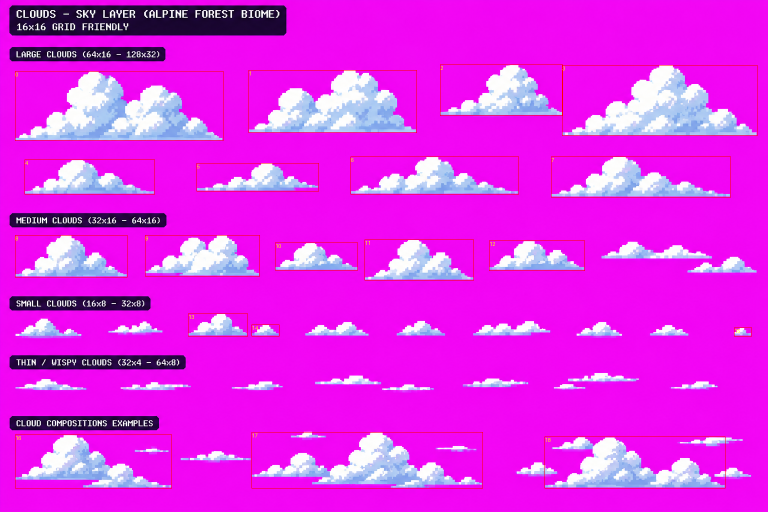
#> input picture tiles_done/biome_alpine_forest/catalog/background_clouds/_contact_sheet.png, 1536 x 1024 px (shown at 1/2 size)
$ python extract_frames.py tiles_done/biome_alpine_forest/catalog/background_clouds/_contact_sheet.png
#> lines starting #> are read from the running program, lines starting #| are printed output that depends on the picture; after the words box and inside, x2 and y2 are one past the last pixel; in counts of white or black regions, pixels touching at a corner belong together
#> in main, img is the input picture: PIL image 1536x1024 RGB; mean R, G, B 226.7, 41.5, 234.3
### centering.py
#!/usr/bin/env python3
"""
Cross-frame character centering.

Once every frame of an animation state has been cropped into one uniform
canvas, we still need each frame's character to sit at the SAME horizontal
position, or the sprite jitters side to side during playback. The hard
part: transient stuff -- a billowing cape, swinging hands, flying hair, a
held item -- is not part of the "character position" but naive measures
get dragged around by it.

Methods, best -> simplest:

  feature   ORB keypoint matches between each frame and a reference frame;
            the horizontal shift is the MAD-robust median of matched-point
            dx. Keypoints on the rigid core (face, eyes, collar, belt)
            match consistently and agree on one shift; keypoints on the
            cape / hair / hands are inconsistent frame to frame and fall
            outside the robust band, so they're ignored. Handles front
            views, side walks and jumps with no anatomy assumptions.
            Needs OpenCV; individual frames with too few matches fall back
            to `centroid`, and if OpenCV is missing the whole run does.

  centroid  Center of mass of the silhouette, restricted to a head+torso
            vertical band (skip the top hair spikes and the leg/foot zone
            where a stride dominates). Pure NumPy. A large one-sided cape
            still pulls it a little, but far less than bbox.

  bbox      Midpoint of the full silhouette bounding box -- the original
            behavior. Any one-sided appendage moves it by half the
            appendage's reach. Kept for comparison and as a last resort.

Only a HORIZONTAL offset is estimated and applied. Vertical position is
left exactly as authored so jump arcs and crouches survive (same contract
as extract_frames).
"""
import numpy as np

BG_EXACT = (0, 255, 0)

# head+torso band as fractions of the per-frame silhouette height:
# skip the top (hair spikes vary a lot) and stop above the legs.
_CORE_TOP = 0.10
_CORE_BOT = 0.58


def _silhouette_rows(mask):
    rows = np.where(mask.any(axis=1))[0]
    if len(rows) == 0:
        return None
    return rows[0], rows[-1]


def _bbox_mid(mask):
    cols = np.where(mask.any(axis=0))[0]
    if len(cols) == 0:
        return mask.shape[1] / 2.0
    return (cols[0] + cols[-1]) / 2.0


def _core_band(mask):
    yr = _silhouette_rows(mask)
    if yr is None:
        return 0, mask.shape[0]
    y0, y1 = yr
    h = y1 - y0
    a = int(round(y0 + _CORE_TOP * h))
    b = int(round(y0 + _CORE_BOT * h))
    return a, max(b, a + 1)


def _core_centroid(mask):
    """Mean x of foreground pixels inside the head+torso band. Falls back
    to the whole silhouette, then the canvas center, if that band is
    empty."""
    a, b = _core_band(mask)
    band = mask[a:b]
    xs = np.nonzero(band)[1]
    if len(xs) == 0:
        xs = np.nonzero(mask)[1]
    if len(xs) == 0:
        return mask.shape[1] / 2.0
    return float(xs.mean())


# --------------------------------------------------------------------------
# per-method offset estimators. Each returns a float ndarray of length
# n_frames: the x offset (pixels, +right) to add to that frame so the
# character lands centered.
# --------------------------------------------------------------------------

def _offsets_bbox(masks, W):
    return np.array([W / 2.0 - _bbox_mid(m) for m in masks])


def _offsets_centroid(masks, W):
    return np.array([W / 2.0 - _core_centroid(m) for m in masks])


# [70 lines left out: functions _pick_reference, _offsets_feature, not called in this run]


# --------------------------------------------------------------------------
# public API
# --------------------------------------------------------------------------

# if the raw silhouettes barely move frame to frame (spread below this, in
# source px) the state is already aligned -- skip the feature step, whose
# keypoint noise could otherwise inject a jitter that wasn't there.
_LOW_DRIFT_PX = 3.0


def compute_offsets(frames_rgb, masks, method="feature"):
    """Estimate an integer horizontal offset per frame.

    Returns (offsets:list[int], method_used:str). `method_used` may differ
    from `method`: `feature` downgrades to `centroid` if OpenCV is
    missing, or if the state has no real drift to correct.
    """
    W = masks[0].shape[1]
    method_used = method

    if method == "feature":
        bbox_off = _offsets_bbox(masks, W)
        drift = float(bbox_off.max() - bbox_off.min())
        if drift <= _LOW_DRIFT_PX:
            method_used = f"centroid (feature skipped: drift {drift:.1f}px)"
            offs = _offsets_centroid(masks, W)
        else:
            offs = _offsets_feature(frames_rgb, masks, W)
            if offs is None:
                method_used = "centroid (feature: OpenCV not installed)"
                offs = _offsets_centroid(masks, W)
    elif method == "centroid":
        offs = _offsets_centroid(masks, W)
    elif method == "bbox":
        offs = _offsets_bbox(masks, W)
    else:
        raise ValueError(f"unknown centering method: {method!r}")

    # global recenter: after shifting, the mean core-centroid should sit on
    # the canvas center (keeps the group from drifting off to one side).
    shifted_centroids = np.array([_core_centroid(m) + o
                                  for m, o in zip(masks, offs)])
    offs = offs - (shifted_centroids.mean() - W / 2.0)

    return [int(round(o)) for o in offs], method_used


def apply_offsets(frames_rgb, masks, offsets, bg_rgb=BG_EXACT):
    """Roll each frame (and its mask) horizontally by its offset, filling
    the exposed edge with the background color. Returns new lists."""
    out_rgb, out_mask = [], []
    bg = np.array(bg_rgb, dtype=np.uint8)
    for rgb, m, dx in zip(frames_rgb, masks, offsets):
        r = np.roll(rgb, dx, axis=1)
        mm = np.roll(m, dx, axis=1)
        if dx > 0:
            r[:, :dx] = bg
            mm[:, :dx] = False
        elif dx < 0:
            r[:, dx:] = bg
            mm[:, dx:] = False
        out_rgb.append(r)
        out_mask.append(mm)
    return out_rgb, out_mask


# [20 lines left out: function residual_core_jitter, not called in this run]

### extract_frames.py
#!/usr/bin/env python3
"""
Sprite sheet frame extractor with horizontal drift correction.

Reads a multi-row sprite sheet (one animation state per row, frames left-to-right
within each row) on a flat chroma-green background, and:

1. Auto-detects row bands (animation states) via horizontal projection of
   non-background pixels.
2. Auto-detects frame column bands within each row via vertical projection.
3. For each frame: crops using the FULL row's vertical extent (not a per-frame
   bbox) so vertical motion within the animation (e.g. a jump) is preserved
   exactly as authored -- only horizontal position is corrected.
4. Horizontally re-centers each frame's character silhouette so it sits at a
   consistent x-position across all frames of that state (removes drift from
   frame to frame), using a uniform canvas width for the whole state.
5. Outputs each frame as its own PNG, plus a QA contact sheet with detected
   boundaries drawn on top for visual verification.

If auto-detection produces the wrong number of bands/frames for a given sheet
(e.g. frames touch, or there's stray noise), pass --rows or --cols-per-row
overrides -- see the __main__ section / --help.
"""
import argparse
import numpy as np
from PIL import Image, ImageDraw

import centering

BG_EXACT = (0, 255, 0)


def is_background(arr, g_thresh=115, margin=42):
    """Boolean mask: True where pixel is chroma-green background. The key is
    wide on purpose -- the source green runs from bright lime to a murky
    dark green along edges -- so this catches a pixel wherever green
    clearly leads red and blue. Keep in sync with pixelate.is_background."""
#> called with g_thresh = 115, margin = 42
    r, g, b = arr[:, :, 0].astype(int), arr[:, :, 1].astype(int), arr[:, :, 2].astype(int)
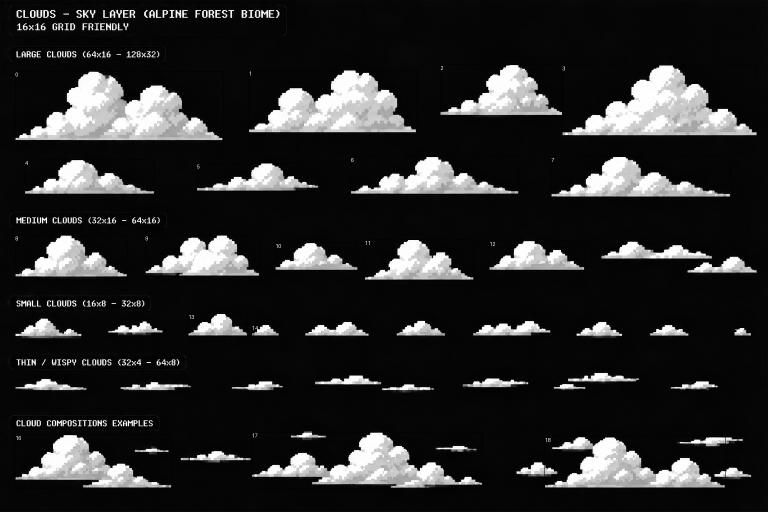
#> g: shape (1024, 1536) int64 (shown at 1/2 size); min 0, max 255, mean 41.5
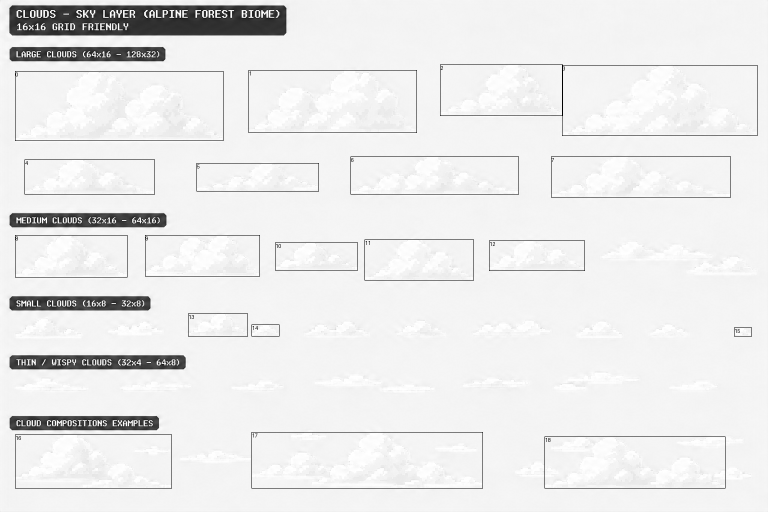
#> b: shape (1024, 1536) int64 (shown at 1/2 size); min 0, max 255, mean 234.3
    return (g > g_thresh) & (g > r + margin) & (g > b + margin)
#> returned value: shape (1024, 1536) bool; every value is 0
#> in main, `is_char = ~is_background(arr)`: is_char: shape (1024, 1536) bool; every value is 1


def find_bands(mask_1d):
    """Given a 1D boolean array, return list of (start, end) inclusive index
    ranges for contiguous True runs."""
    bands = []
    in_band = False
    start = 0
    for i, v in enumerate(mask_1d):
        if v and not in_band:
            start = i
            in_band = True
        if not v and in_band:
            bands.append((start, i - 1))
            in_band = False
    if in_band:
        bands.append((start, len(mask_1d) - 1))
    return bands


def _bands_from_counts(counts, min_frac=0.12, min_span=4):
    """Bands of a 1-D projection, but robust to noise: a slot counts as
    'occupied' only if it has more than a small fraction of the peak's
    pixels (kills a stray AA speck or a motion-blur wisp bridging two
    frames), and any resulting band narrower than `min_frac` of the widest
    band (or `min_span` px) is dropped as a sliver, not a real frame/row."""
#> called with counts = array of shape (1024,), min_frac = 0.12, min_span = 4
    counts = np.asarray(counts)
#> counts = 1024 values from 1536 to 1536
    peak = counts.max() if counts.size else 0
#> peak = 1536
    if peak <= 0:
        return []
    noise = max(1.0, 0.02 * peak)
#> noise = 30.72
    bands = find_bands(counts > noise)
#> the loop in find_bands, `for i, v in enumerate(mask_1d):` made 1024 passes
#> (start, in_band) on pass 1: (0, True)
#> after the loop in find_bands, `for i, v in enumerate(mask_1d):`: bands = []; in_band = True; start = 0
#> bands = [(0, 1023)]
    if not bands:
        return []
    widest = max(e - s + 1 for s, e in bands)
#> widest = 1024
    keep_min = max(min_span, int(min_frac * widest))
#> keep_min = 122
    return [(s, e) for s, e in bands if (e - s + 1) >= keep_min]


def detect_rows(is_char):
    return _bands_from_counts(is_char.sum(axis=1))


def detect_cols(is_char, row_top, row_bot):
    row_slice = is_char[row_top:row_bot + 1]
    return _bands_from_counts(row_slice.sum(axis=0))


def place_frames(arr, is_char, row_top, row_bot, col_bands, h_pad_frac=0.15,
                  v_pad_frac=0.15):
    """Crop every frame of one animation row into ONE uniform canvas,
    without any horizontal re-centering yet.

    Vertical: every frame uses the SAME [row_top, row_bot] slice from the
    source plus uniform top/bottom padding, so vertical motion (jump arcs
    etc.) is preserved untouched.

    Horizontal: each frame's source strip is dropped in at a FIXED left
    margin (h_pad). Cross-frame alignment is a separate concern handled by
    the `centering` module, which reads the returned masks.

    Returns (frames_rgb, frames_mask, (canvas_w, canvas_h)) where
    frames_mask[i] is the boolean character mask of frames_rgb[i].
    """
    row_h = row_bot - row_top + 1
    max_frame_w = max(c2 - c1 + 1 for c1, c2 in col_bands)
    h_pad = int(max_frame_w * h_pad_frac)
    v_pad = int(row_h * v_pad_frac)
    canvas_w = max_frame_w + 2 * h_pad
    canvas_h = row_h + 2 * v_pad

    frames_rgb, frames_mask = [], []
    for (c1, c2) in col_bands:
        frame_src = arr[row_top:row_bot + 1, c1:c2 + 1]
        canvas = np.full((canvas_h, canvas_w, 3), BG_EXACT, dtype=np.uint8)
        src_w = frame_src.shape[1]
        canvas[v_pad:v_pad + row_h, h_pad:h_pad + src_w] = frame_src

        # re-clean any anti-aliased fringe introduced at crop edges
        cmask = is_background(canvas)
        canvas[cmask] = BG_EXACT

        frames_rgb.append(canvas)
        frames_mask.append(~cmask)

    return frames_rgb, frames_mask, (canvas_w, canvas_h)


def extract_state(arr, is_char, row_top, row_bot, col_bands, h_pad_frac=0.15,
                   v_pad_frac=0.15, state_name="state", center_method="bbox"):
    """Extract all frames for one animation row, cross-frame centered.

    Thin wrapper: place_frames() to crop into a uniform canvas, then the
    `centering` module to align the character across frames. Default
    method is "bbox" (the historical behavior); the full pipeline in
    main.py passes "feature".
    """
    frames_rgb, frames_mask, (canvas_w, canvas_h) = place_frames(
        arr, is_char, row_top, row_bot, col_bands, h_pad_frac, v_pad_frac)

    offsets, method_used = centering.compute_offsets(
        frames_rgb, frames_mask, method=center_method)
    frames_rgb, _ = centering.apply_offsets(frames_rgb, frames_mask, offsets)

    for idx, (c1, c2) in enumerate(col_bands):
        print(f"  {state_name} frame {idx}: src cols [{c1}:{c2}] "
              f"(w={c2 - c1 + 1}) -> canvas {canvas_w}x{canvas_h}, "
              f"centering[{method_used}] shift {offsets[idx]:+d}px")

    return frames_rgb


def make_contact_sheet(img, row_bands, col_bands_per_row, out_path):
    vis = img.convert("RGB").copy()
    draw = ImageDraw.Draw(vis)
    colors = ["red", "yellow", "cyan", "magenta", "orange", "white"]
    for r_i, (rtop, rbot) in enumerate(row_bands):
        draw.rectangle([0, rtop, vis.width - 1, rbot], outline="red", width=3)
        for c_i, (c1, c2) in enumerate(col_bands_per_row[r_i]):
            color = colors[c_i % len(colors)]
            draw.rectangle([c1, rtop, c2, rbot], outline=color, width=2)
            draw.text((c1 + 3, rtop + 3), str(c_i), fill=color)
    vis.save(out_path)
    print(f"QA contact sheet saved: {out_path}")


def main():
    ap = argparse.ArgumentParser(description=__doc__)
    ap.add_argument("input", help="Path to sprite sheet PNG")
    ap.add_argument("--out-dir", default="./frames_out")
    ap.add_argument("--state-names", nargs="*", default=None,
                     help="Names for each detected row, top to bottom, "
                          "e.g. --state-names walk jump")
    ap.add_argument("--h-pad-frac", type=float, default=0.15,
                     help="Horizontal padding as fraction of max frame width")
    ap.add_argument("--v-pad-frac", type=float, default=0.15,
                     help="Vertical padding as fraction of row height, "
                          "added equally top and bottom (does not affect "
                          "relative motion between frames)")
    args = ap.parse_args()

    import os
    os.makedirs(args.out_dir, exist_ok=True)

    img = Image.open(args.input).convert("RGB")
    arr = np.array(img)
    is_char = ~is_background(arr)

    row_bands = detect_rows(is_char)
#> row_bands = [(0, 1023)]
    print(f"Detected {len(row_bands)} row(s)/state(s): {row_bands}")
#| Detected 1 row(s)/state(s): [(0, 1023)]

    col_bands_per_row = []
    for (rtop, rbot) in row_bands:
        cb = detect_cols(is_char, rtop, rbot)
        col_bands_per_row.append(cb)
        print(f"  row y=[{rtop},{rbot}]: {len(cb)} frame(s)")
#> this loop made 1 pass
#> (rtop, rbot) on pass 1: (0, 1023)
#|   row y=[0,1023]: 1 frame(s)
#> after the loop, col_bands_per_row = [[(0, 1535)]]

    make_contact_sheet(img, row_bands, col_bands_per_row,
                        os.path.join(args.out_dir, "_contact_sheet.png"))
#> the loop in make_contact_sheet, `for r_i, (rtop, rbot) in enumerate(row_bands):` made 1 pass
#> (r_i, rtop, rbot) on pass 1: (0, 0, 1023)
#> in make_contact_sheet, `vis.save(out_path)`:
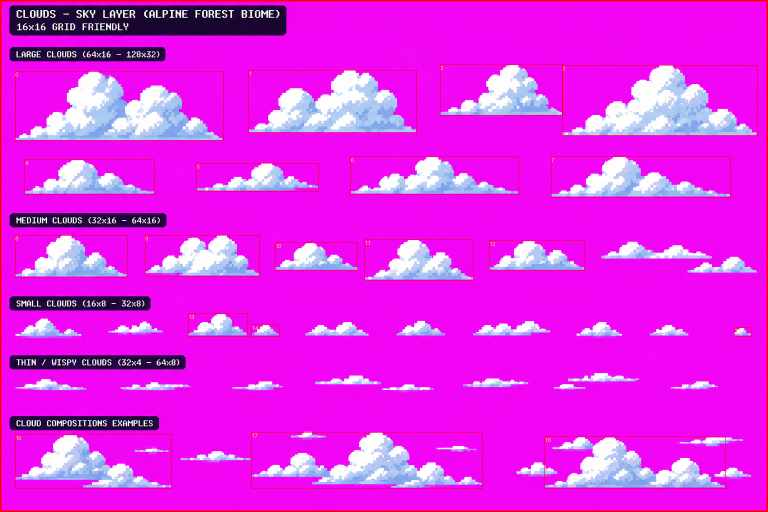
#> saved as _contact_sheet.png: PIL image 1536x1024 RGB (shown at 1/2 size); mean R, G, B 226.9, 41.5, 231.9

    names = args.state_names or [f"state{i}" for i in range(len(row_bands))]
#> names = ['state0']
    if len(names) != len(row_bands):
        print(f"WARNING: {len(names)} state names given but {len(row_bands)} "
              f"rows detected; falling back to generic names.")
        names = [f"state{i}" for i in range(len(row_bands))]

    for (rtop, rbot), col_bands, name in zip(row_bands, col_bands_per_row, names):
        frames = extract_state(arr, is_char, rtop, rbot, col_bands,
                                h_pad_frac=args.h_pad_frac,
                                v_pad_frac=args.v_pad_frac, state_name=name)
        for idx, frame in enumerate(frames):
            out_path = os.path.join(args.out_dir, f"{name}_{idx:02d}.png")
            Image.fromarray(frame).save(out_path)
#> this loop made 1 pass
#> (rtop, rbot, col_bands, name) on pass 1: (0, 1023, [(0, 1535)], 'state0')
#|   state0 frame 0: src cols [0:1535] (w=1536) -> canvas 1996x1330, centering[bbox] shift +0px
#> pass 1, in is_background (call 2), `r, g, b = arr[:, :, 0].astype(int), arr[:, :, 1].astype(int), arr[:, :..`:
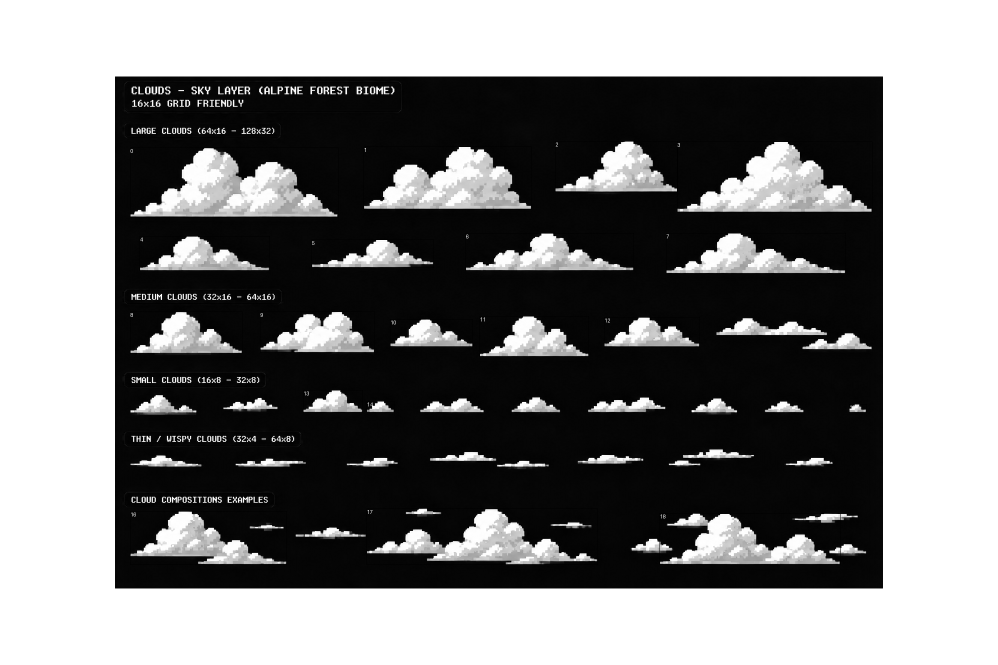
#> g: shape (1330, 1996) int64 (shown at 1/2 size); min 0, max 255, mean 128.5
#> pass 1, in is_background (call 2), `r, g, b = arr[:, :, 0].astype(int), arr[:, :, 1].astype(int), arr[:, :..`:
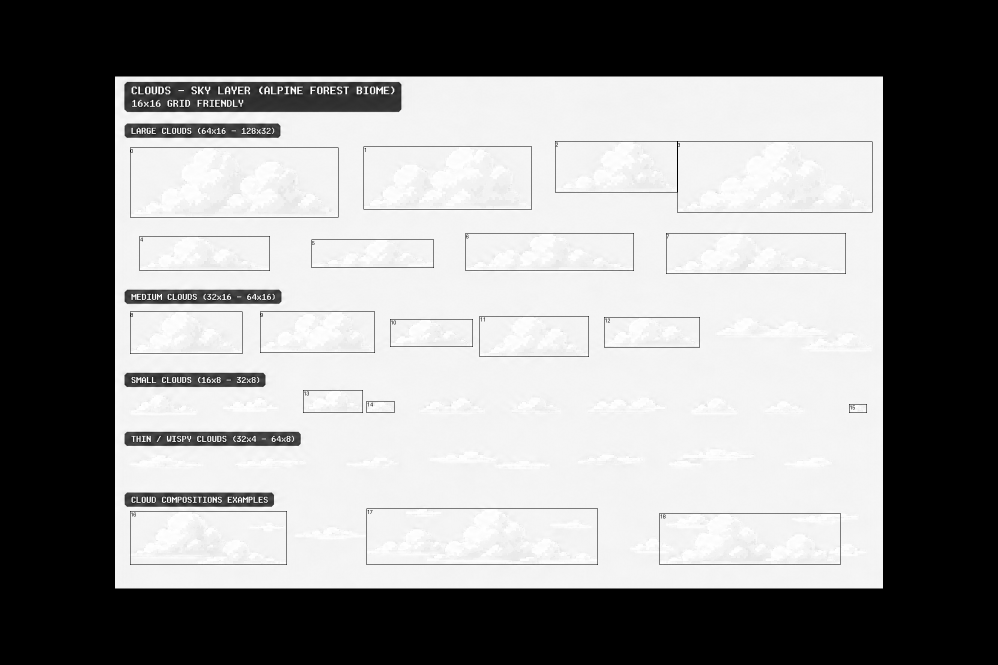
#> b: shape (1330, 1996) int64 (shown at 1/2 size); min 0, max 255, mean 138.8
#> pass 1, in _core_centroid, `band = mask[a:b]`:
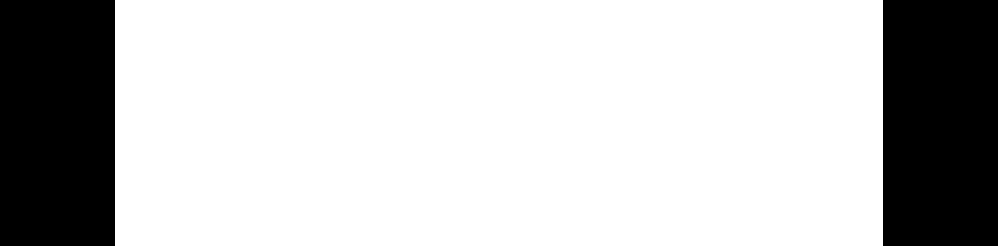
#> band: shape (491, 1996) bool (shown at 1/2 size); 77% white; 2 black regions, box (x1, y1, x2, y2) and area: (0, 0, 230, 491) 112930, (1766, 0, 1996, 491) 112930
#> after the loop:
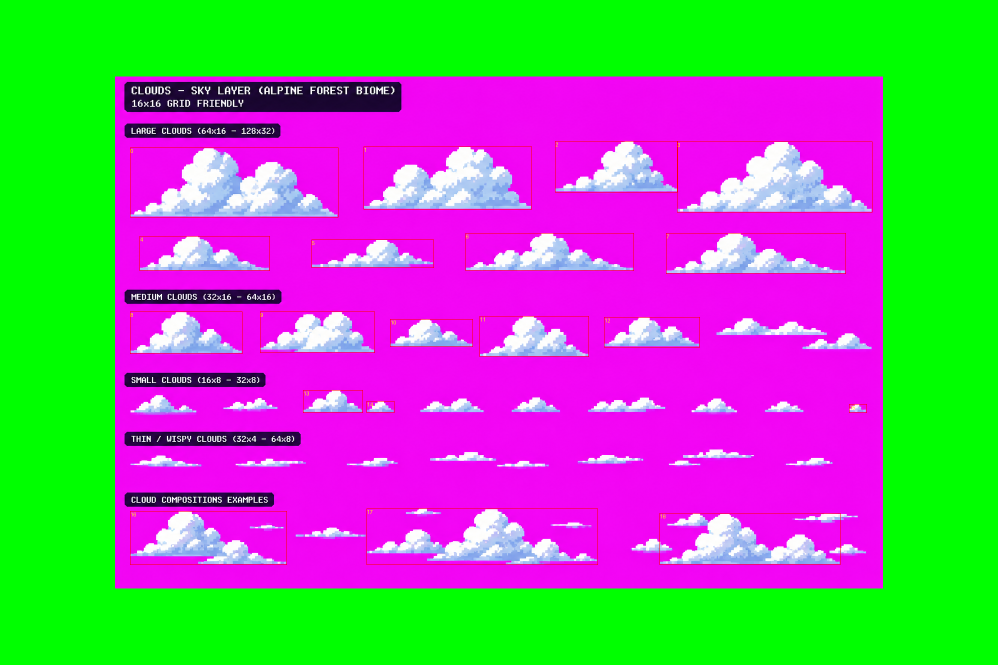
#> frame: shape (1330, 1996, 3) (shown at 1/2 size); mean R, G, B 134.3, 128.5, 138.8

    print(f"\nDone. {sum(len(cb) for cb in col_bands_per_row)} frames written to {args.out_dir}/")
#| Done. 1 frames written to ./frames_out/


if __name__ == "__main__":
    main()
